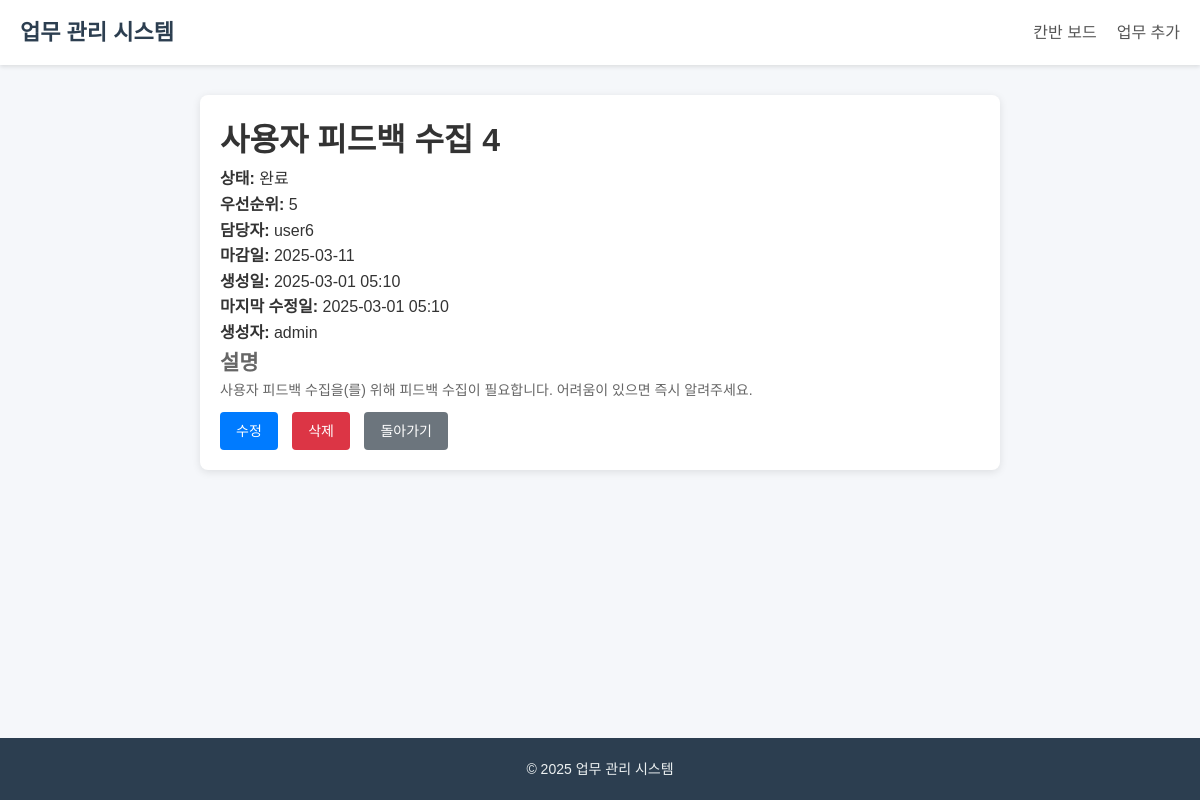
The app's page /task/task/4/ with its own data.
### task/models.py (models this page shows, shortened)
class Task(models.Model):
    title = models.CharField(max_length=200, verbose_name="제목")
    description = models.TextField(blank=True, null=True, verbose_name="설명")
    status = models.CharField(
        max_length=20,
        choices=TaskStatus.choices,
        default=TaskStatus.TODO,
        verbose_name="상태",
    )
    priority = models.IntegerField(default=0, verbose_name="우선순위")
    created_at = models.DateTimeField(auto_now_add=True, verbose_name="생성일")
    updated_at = models.DateTimeField(auto_now=True, verbose_name="수정일")
    due_date = models.DateField(blank=True, null=True, verbose_name="마감일")
    assigned_to = models.ForeignKey(
        User,
        on_delete=models.SET_NULL,
        blank=True,
        null=True,
        related_name="assigned_tasks",
        verbose_name="담당자",
    )
    created_by = models.ForeignKey(
        User,
        on_delete=models.CASCADE,
        related_name="created_tasks",
        verbose_name="생성자",
    )
    class Meta:
        ordering = ["priority", "-created_at"]
        verbose_name = "업무"
        verbose_name_plural = "업무"

### task/views.py (the view, shortened to what this page needs)
# urls.py: path("task/<int:pk>/", views.task_detail, name="task_detail"),
def task_detail(request, pk):
    task = get_object_or_404(Task, pk=pk)
    return render(request, "task/task_detail.html", {"task": task})

### task/templates/task/task_detail.html
{% extends 'base.html' %}
{% block content %}
<div class="task-detail-container">
    <h1>{{ task.title }}</h1>
    <div class="task-info">
        <p><strong>상태:</strong> {{ task.get_status_display }}</p>
        <p><strong>우선순위:</strong> {{ task.priority }}</p>
        {% if task.assigned_to %}
        <p><strong>담당자:</strong> {{ task.assigned_to.username }}</p>
        {% endif %}
        {% if task.due_date %}
        <p><strong>마감일:</strong> {{ task.due_date|date:"Y-m-d" }}</p>
        {% endif %}
        <p><strong>생성일:</strong> {{ task.created_at|date:"Y-m-d H:i" }}</p>
        <p><strong>마지막 수정일:</strong> {{ task.updated_at|date:"Y-m-d H:i" }}</p>
        <p><strong>생성자:</strong> {{ task.created_by.username }}</p>
    </div>
    <div class="task-description">
        <h2>설명</h2>
        <div class="description-content">
            {% if task.description %}
            {{ task.description|linebreaks }}
            {% else %}
            <p>설명 없음</p>
            {% endif %}
        </div>
    </div>
    <div class="task-actions">
        <a href="{% url 'task_update' task.id %}" class="btn btn-primary">수정</a>
        <a href="{% url 'task_delete' task.id %}" class="btn btn-danger">삭제</a>
        <a href="{% url 'kanban_board' %}" class="btn btn-secondary">돌아가기</a>
    </div>
</div>
{% endblock %}

### static/css/base.css (style rules this page uses)
* { box-sizing: border-box; margin: 0; padding: 0; }
body { font-family: 'Noto Sans KR', sans-serif; line-height: 1.6; color: #333; background-color: #f5f7fa; min-height: 100vh; display: flex; flex-direction: column; }
.btn { display: inline-block; padding: 8px 16px; font-size: 14px; font-weight: 500; text-align: center; text-decoration: none; border-radius: 4px; cursor: pointer; transition: background-color 0.2s; border: none; }
.btn-primary { background-color: #3498db; color: white; }
.btn-secondary { background-color: #95a5a6; color: white; }
.btn-danger { background-color: #e74c3c; color: white; }

### static/css/task/kanban.css (style rules this page uses)
* { box-sizing: border-box; margin: 0; padding: 0; }
body { font-family: 'Noto Sans KR', sans-serif; line-height: 1.6; color: #333; background-color: #f5f7fa; }
.task-description { font-size: 14px; color: #666; margin-bottom: 10px; }
.btn { display: inline-block; padding: 8px 16px; font-size: 14px; font-weight: 500; text-align: center; text-decoration: none; border-radius: 4px; cursor: pointer; transition: background-color 0.2s; }
.btn-primary { background-color: #007bff; color: white; border: none; }
.btn-secondary { background-color: #6c757d; color: white; border: none; margin-left: 10px; }
.btn-danger { background-color: #dc3545; color: white; border: none; margin-left: 10px; }
.task-form-container, .task-detail-container, .delete-confirmation-container { max-width: 800px; margin: 0 auto; padding: 20px; background-color: white; border-radius: 8px; box-shadow: 0 2px 8px rgba(0, 0, 0, 0.1); }

### records on screen
Task: title "사용자 피드백 수집 4", status "완료", priority "5", assigned_to.username "user6", due_date "2025-03-11", created_at "2025-03-01 05:10", updated_at "2025-03-01 05:10", created_by.username "admin", description "사용자 피드백 수집을(를) 위해 피드백 수집이 필요합니다. 어려움이 있으면 즉시 알려주세요."
